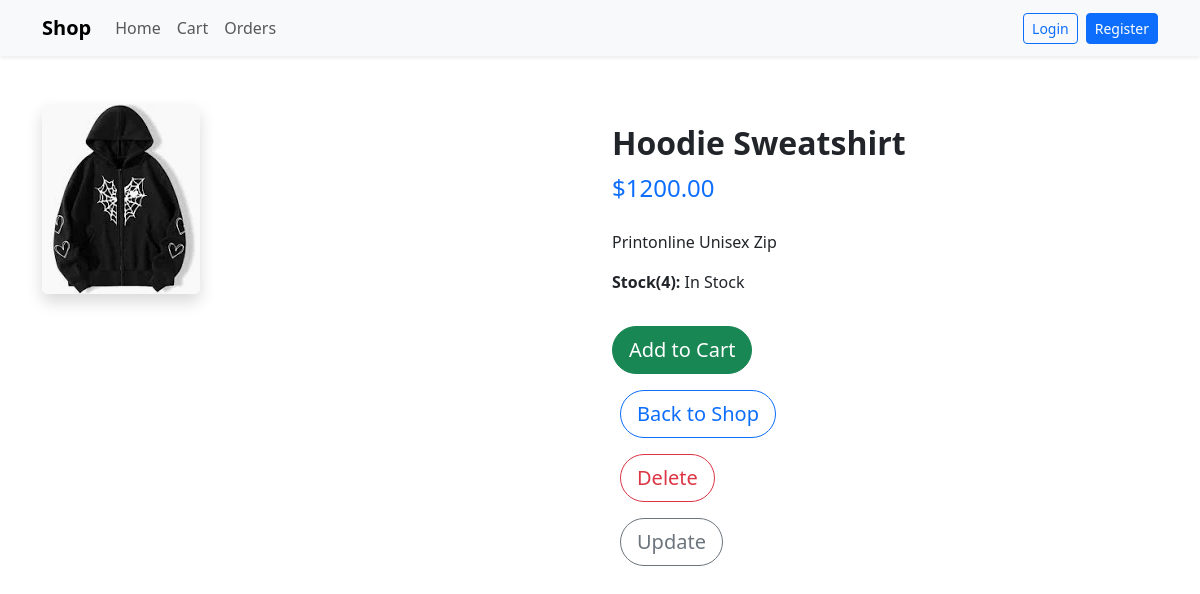
Page /shop/product/5/ on the committed database.
### shop/models.py (models this page shows, shortened)
class Product(models.Model):
   name=models.CharField(max_length=100)
   description=models.TextField()
   price=models.DecimalField(max_digits=10, decimal_places=2)
   stock=models.IntegerField()
   image=models.ImageField(upload_to='products/', null=True, blank=True)
   created_at=models.DateTimeField(auto_now_add=True)

### shop/views.py (the view)
# urls.py: path('product/<int:pk>/',Product_DetailView.as_view(),name="product_detail"),
class Product_DetailView(DetailView):
    model = Product
    template_name = "shop/detail.html"
    context_object_name = "Details_product"

### shop/templates/shop/detail.html (shortened to what this page needs)
{% load static %}
<!DOCTYPE html>
<html lang="en">
<head>
  <link rel="stylesheet" href="{% static 'CSS/style_two.css' %}">
  <link href="https://cdn.jsdelivr.net/npm/bootstrap@5.3.8/dist/css/bootstrap.min.css" rel="stylesheet">
</head>
<body>
  <nav class="navbar navbar-expand-lg navbar-light bg-light shadow-sm">
    <div class="container">
      <a class="navbar-brand fw-bold" href="{% url 'home' %}">Shop</a>
      <div class="collapse navbar-collapse" id="navbarNav">
        <ul class="navbar-nav me-auto">
          <li class="nav-item"><a class="nav-link" href="{% url 'home' %}">Home</a></li>
          <li class="nav-item"><a class="nav-link" href="{% url 'cart_items' %}">Cart</a></li>
          <li class="nav-item"><a class="nav-link" href="{% url 'order_list' %}">Orders</a></li>
        </ul>
        <ul class="navbar-nav ms-auto">
          {% if user.is_authenticated %}
            <li class="nav-item"><span class="nav-link">Hello, {{ user.username }}</span></li>
            <li class="nav-item">
              <form action="{% url 'logout' %}" method="post">
                {% csrf_token %}
                <button type="submit" class="btn btn-outline-secondary btn-sm">Logout</button>
              </form>
            </li>
          {% else %}
            <li class="nav-item"><a class="btn btn-outline-primary btn-sm me-2" href="{% url 'login' %}">Login</a></li>
            <li class="nav-item"><a class="btn btn-primary btn-sm" href="{% url 'register' %}">Register</a></li>
          {% endif %}
        </ul>
      </div>
    </div>
  </nav>
  <section class="py-5">
    <div class="container">
      <div class="row g-4">
        <div class="col-md-6">
          {% if Details_product.image %}
            <img src="{{ Details_product.image.url }}" class="img-fluid rounded shadow" alt="{{ Details_product.name }}">
          {% else %}
            <img src="{% static 'shop/images/placeholder.png' %}" class="img-fluid rounded shadow" alt="No image">
          {% endif %}
        </div>
        <div class="col-md-6">
          <h2 class="fw-bold">{{ Details_product.name }}</h2>
          <p class="fs-4 text-primary">${{ Details_product.price }}</p>
          <p class="mt-4">{{ Details_product.description }}</p>
          <p><strong>Stock({{ Details_product.stock }}):</strong> {% if Details_product.stock > 0 %}In Stock{% else %}Out of Stock{% endif %}</p>
          <form method="post" action="{% url 'add_to_cart' Details_product.pk %}">
            {% if Details_product.stock > 0 %}
              <button type="submit" class="btn btn-success btn-lg mt-3">Add to Cart</button>
            {% else %}
              <button type="button" class="btn btn-secondary btn-lg mt-3" disabled>Out of Stock</button>
            {% endif %}
          </form>
          <a href="{% url 'home' %}" class="btn btn-outline-primary btn-lg mt-3 ms-2">Back to Shop</a><br>
          <a href="{% url 'product_delete' Details_product.pk %}" class="btn btn-outline-danger btn-lg mt-3 ms-2">Delete</a><br>
          <a href="{% url 'product_edit' Details_product.pk %}" class="btn btn-outline-secondary btn-lg mt-3 ms-2">Update</a>
        </div>
      </div>
    </div>
  </section>
</body>
</html>

### shop/static/CSS/style_two.css (style rules this page uses)
section.py-5 img { max-height: 450px; object-fit: cover; }
section.py-5 h2 { margin-top: 20px; }
section.py-5 .btn { border-radius: 25px; transition: transform 0.3s ease; }

### rows in the picture
Product: image (picture), name "Hoodie Sweatshirt", price "1200.00", description "Printonline Unisex Zip", stock "4"
